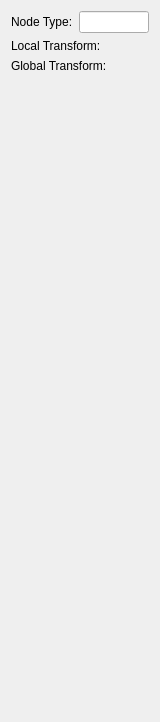
<?xml version="1.0" encoding="UTF-8"?>
<ui version="4.0">
    <class>nodeViewer_form</class>
    <widget class="QWidget" name="nodeViewer_form">
        <property name="geometry">
            <rect>
                <x>0</x>
                <y>0</y>
                <width>160</width>
                <height>722</height>
            </rect>
        </property>
        <property name="sizePolicy">
            <sizepolicy hsizetype="Preferred" vsizetype="Preferred">
                <horstretch>0</horstretch>
                <verstretch>0</verstretch>
            </sizepolicy>
        </property>
        <property name="windowTitle">
            <string>Form</string>
        </property>
        <layout class="QVBoxLayout" name="verticalLayout">
            <property name="sizeConstraint">
                <enum>QLayout::SetDefaultConstraint</enum>
            </property>
            <item>
                <layout class="QHBoxLayout" name="horizontalLayout">
                    <property name="sizeConstraint">
                        <enum>QLayout::SetMinimumSize</enum>
                    </property>
                    <item>
                        <widget class="QLabel" name="label">
                            <property name="sizePolicy">
                                <sizepolicy hsizetype="Fixed" vsizetype="Fixed">
                                    <horstretch>0</horstretch>
                                    <verstretch>0</verstretch>
                                </sizepolicy>
                            </property>
                            <property name="text">
                                <string>Node Type:</string>
                            </property>
                        </widget>
                    </item>
                    <item>
                        <widget class="QLineEdit" name="nodeType_lineEdit">
                            <property name="enabled">
                                <bool>true</bool>
                            </property>
                            <property name="text">
                                <string/>
                            </property>
                            <property name="frame">
                                <bool>true</bool>
                            </property>
                            <property name="readOnly">
                                <bool>true</bool>
                            </property>
                        </widget>
                    </item>
                </layout>
            </item>
            <item>
                <layout class="QHBoxLayout" name="localTransform_layout">
                    <property name="sizeConstraint">
                        <enum>QLayout::SetMaximumSize</enum>
                    </property>
                    <item>
                        <widget class="QLabel" name="label_3">
                            <property name="sizePolicy">
                                <sizepolicy hsizetype="Fixed" vsizetype="Fixed">
                                    <horstretch>0</horstretch>
                                    <verstretch>0</verstretch>
                                </sizepolicy>
                            </property>
                            <property name="text">
                                <string>Local Transform:</string>
                            </property>
                        </widget>
                    </item>
                    <item>
                        <widget class="QWidget" name="localTransform_widget" native="true">
                            <property name="sizePolicy">
                                <sizepolicy hsizetype="Preferred" vsizetype="Fixed">
                                    <horstretch>0</horstretch>
                                    <verstretch>0</verstretch>
                                </sizepolicy>
                            </property>
                        </widget>
                    </item>
                </layout>
            </item>
            <item>
                <layout class="QHBoxLayout" name="globalTransform_layout">
                    <property name="sizeConstraint">
                        <enum>QLayout::SetMinimumSize</enum>
                    </property>
                    <item>
                        <widget class="QLabel" name="label_4">
                            <property name="sizePolicy">
                                <sizepolicy hsizetype="Fixed" vsizetype="Fixed">
                                    <horstretch>0</horstretch>
                                    <verstretch>0</verstretch>
                                </sizepolicy>
                            </property>
                            <property name="text">
                                <string>Global Transform:</string>
                            </property>
                        </widget>
                    </item>
                    <item>
                        <widget class="QWidget" name="globalTransform_widget" native="true">
                            <property name="sizePolicy">
                                <sizepolicy hsizetype="Preferred" vsizetype="Fixed">
                                    <horstretch>0</horstretch>
                                    <verstretch>0</verstretch>
                                </sizepolicy>
                            </property>
                        </widget>
                    </item>
                </layout>
            </item>
            <item>
                <layout class="QHBoxLayout" name="horizontalLayout_5">
                    <item>
                        <widget class="QWidget" name="widget" native="true"/>
                    </item>
                </layout>
            </item>
        </layout>
    </widget>
    <resources/>
    <connections/>
</ui>
